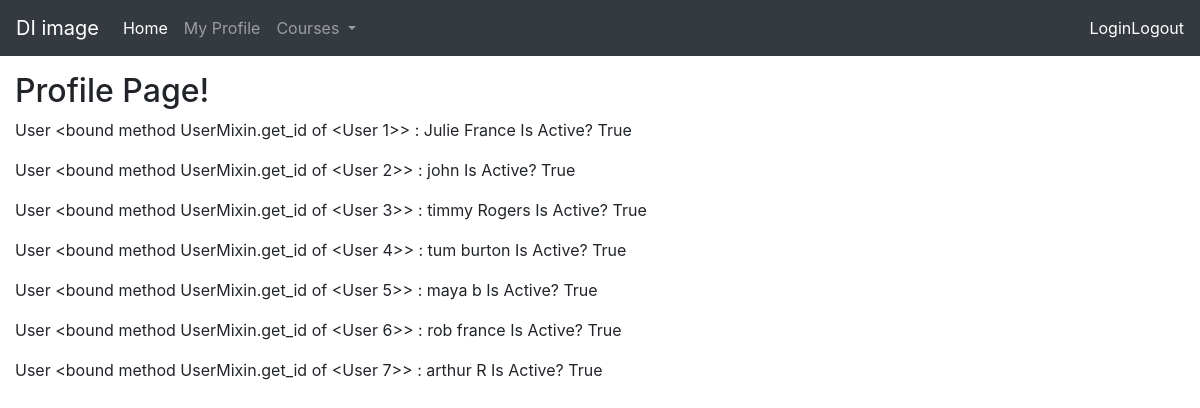
/profile/, run on the app's committed database.
### di_app/models.py (models this page shows)
class User(UserMixin, db.Model):
    id = db.Column(db.Integer, primary_key=True)
    name = db.Column(db.String(264))
    username = db.Column(db.String(264), unique=True)
    email = db.Column(db.String(264), unique=True)
    password = db.Column(db.String(264))

### di_app/views.py (the view)
@app.route('/profile/')
def profile():
    users = models.User.query.all()
    return flask.render_template('profile.html', users=users)

### di_app/templates/profile.html (shortened to what this page needs)
{% extends 'base.html' %}
{% block body %}
<h2>Profile Page!</h2>
{% for user in users %}
<p>User {{ user.get_id }} : {{ user.name }} Is Active? {{ user.is_active }}</p>
{% endfor %}
{% endblock %}

### di_app/templates/base.html (shortened to what this page needs)
<!DOCTYPE html>
<html>
<head>
  <link rel="stylesheet" href="https://stackpath.bootstrapcdn.com/bootstrap/4.5.0/css/bootstrap.min.css">
</head>
<body>
<nav class="navbar sticky-top navbar-expand-lg navbar-dark bg-dark">
  <a class="navbar-brand" href="#">DI image</a>
  <div class="collapse navbar-collapse" id="navbarSupportedContent">
    <ul class="navbar-nav mr-auto">
      <li class="nav-item active">
        <a class="nav-link" href=" {{ url_for('index') }}">Home <span class="sr-only">(current)</span></a>
      </li>
      <li class="nav-item">
        <a class="nav-link" href="{{ url_for('profile') }}">My Profile</a>
      </li>
      <li class="nav-item dropdown">
        <a class="nav-link dropdown-toggle" href="#" id="navbarDropdown" role="button" data-toggle="dropdown" aria-haspopup="true" aria-expanded="false">
          Courses
        </a>
    </ul>
      <span class="navbar-text">
        <a href="{{ url_for('login') }}">Login</a>
      </span>
      <span class="navbar-text">
        <a href="{{ url_for('logout') }}">Logout</a>
      </span>
  </div>
</nav>
<div class="container-fluid dynamic-body">
{% block body %}
{% endblock %}
</div>
</body>
</html>

### di_app/templates/base.html (style rules this page uses)
.dynamic-body { margin-top: 1em; }

### data on the page
User: get_id "<bound method UserMixin.get_id of <User 1>>", name "Julie France", is_active "True"
User: get_id "<bound method UserMixin.get_id of <User 2>>", name "john", is_active "True"
User: get_id "<bound method UserMixin.get_id of <User 3>>", name "timmy Rogers", is_active "True"
User: get_id "<bound method UserMixin.get_id of <User 4>>", name "tum burton", is_active "True"
User: get_id "<bound method UserMixin.get_id of <User 5>>", name "maya b", is_active "True"
User: get_id "<bound method UserMixin.get_id of <User 6>>", name "rob france", is_active "True"
User: get_id "<bound method UserMixin.get_id of <User 7>>", name "arthur R", is_active "True"
